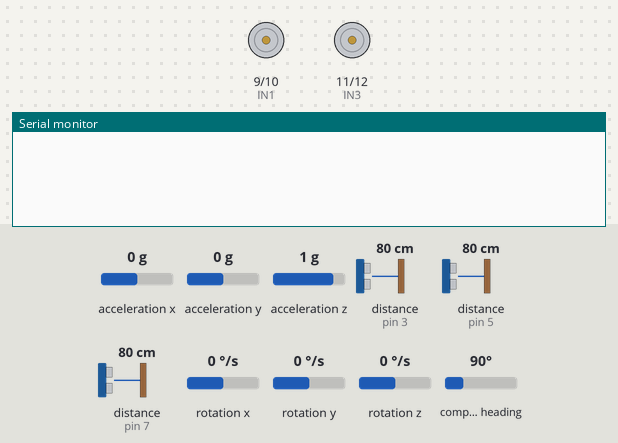
Recording of a sketch running on a simulated Arduino Uno, built with avr-gcc and run on an emulated ATmega328P. Shown: motor-driver pin pairs drawn as motors (green arrow = first pin HIGH = forward, orange = second pin HIGH = backward, longer = more drive, scaled by the enable pin), the last lines printed to the serial monitor. The inputs (shaded band) are chosen by the test bench; at power-on: compass heading 90°, acceleration x 0 g, acceleration y 0 g, acceleration z 1 g, distance to the obstacle (sensors on pin 3, pin 5, pin 7) 80 cm, rotation x 0 °/s, rotation y 0 °/s, rotation z 0 °/s. The echo pulse lasts 58.3 µs per cm.

Above: at 0.01 s.
1.3 s: compass heading set to 86°
At 2.3 s:
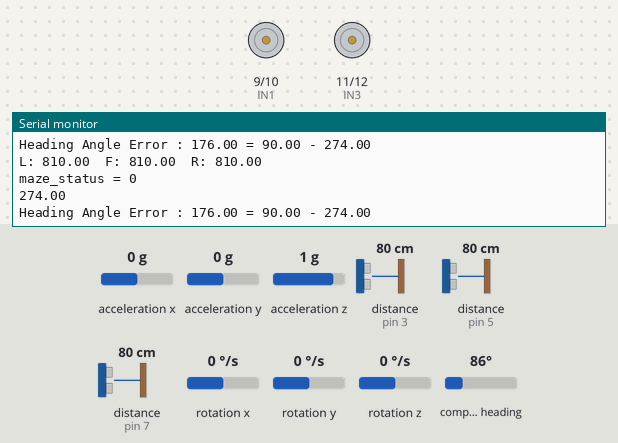
2.8 s: compass heading set to 269°
At 3.5 s:
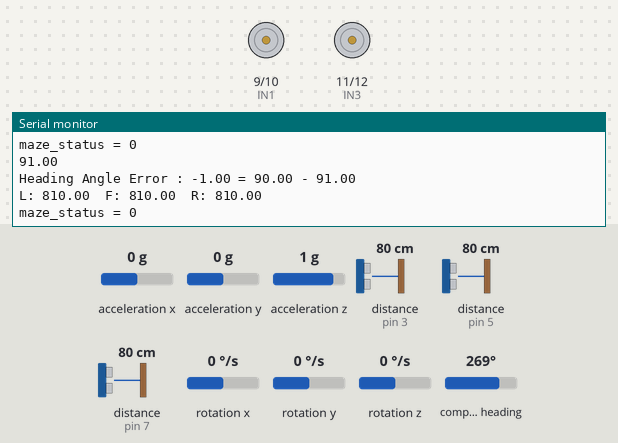
13.3 s: compass heading set to 253°
At 13.31 s:
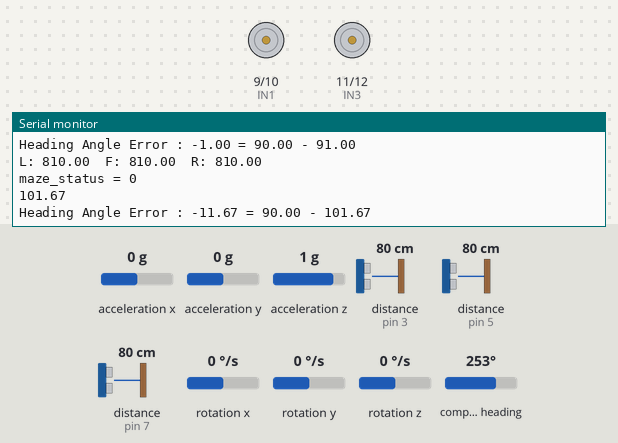
Timing chart, 0 to 15.8 s (numbered marks = the images above; inputs shaded):
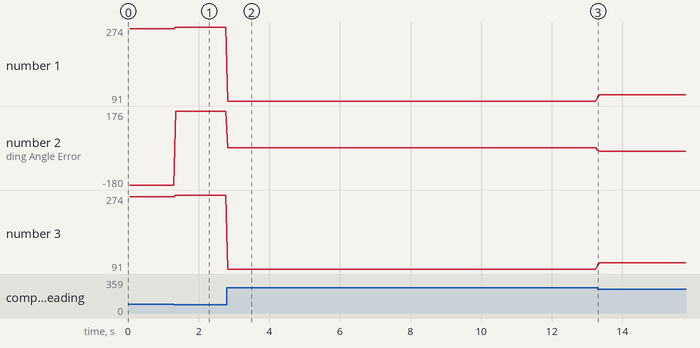

The sketch:

maze_imu1.ino
```cpp
//////////////////////// IMU /////////////////////////
#include <Wire.h>
#include <LSM303.h>

#define THRESHOLD_ANGLE 10
LSM303 compass;

float heading_angle = 0.0;
float init_heading_angle = 0.0; // 초기 방향
float target_heading_angle = 90;
float heading_angle_error = 0.0;  //  error 값

//////////////////////// sonar ///////////////////////
#include <NewPing.h>

#define SONAR_NUM 3      // Number of sensors.
#define MAX_DISTANCE 150 // Maximum distance (in cm) to ping.
#define WALL_GAP_DISTANCE 400 // mm
#define WALL_GAP_DISTANCE_HALF 200 // mm
#define MOTOR_PWM_OFFSET 10
#define MOTOR_SPEED 80

#define Front 0
#define Left  1
#define Right 2

#define TRIG1 2  //  1번 초음파 센서 Trig 핀 번호
#define ECHO1 3  //  1번 초음파 센서 Echo 핀 번호

#define TRIG2 4  //  2번 초음파 센서 Trig 핀 번호
#define ECHO2 5  //  2번 초음파 센서 Echo 핀 번호

#define TRIG3 6  //  3번 초음파 센서 Trig 핀 번호
#define ECHO3 7  //  3번 초음파 센서 Echo 핀 번호

NewPing sonar[SONAR_NUM] = {   // Sensor object array.
  NewPing(TRIG1, ECHO1, MAX_DISTANCE), // Each sensor's trigger pin, echo pin, and max distance to ping.
  NewPing(TRIG2, ECHO2, MAX_DISTANCE),
  NewPing(TRIG3, ECHO3, MAX_DISTANCE)
};

float front_sonar, left_sonar, right_sonar = 0.0;

///////////////L298/////////////////
#define ENA 8
#define IN1 9
#define IN2 10
#define IN3 11
#define IN4 12
#define ENB 13

////////////////////// Maze Status ////////////////////
int maze_status = 0;


void setup() {
  pinMode(ENA, OUTPUT);
  pinMode(IN1, OUTPUT);
  pinMode(IN2, OUTPUT);

  pinMode(IN3, OUTPUT);
  pinMode(IN4, OUTPUT);
  pinMode(ENB, OUTPUT);

  Serial.begin(115200); // 통신 속도를 115200으로 정의

  Wire.begin(); // IMU initiallize
  compass.init();
  compass.enableDefault();

  /*
  Calibration values; the default values of +/-32767 for each axis
  lead to an assumed magnetometer bias of 0. Use the Calibrate example
  program to determine appropriate values for your particular unit.
  */
  compass.m_min = (LSM303::vector<int16_t>){-32767, -32767, -32767};
  compass.m_max = (LSM303::vector<int16_t>){+32767, +32767, +32767};
}
void motor_R_control(int motor_speed_r) {  //모터 A의 방향(direction)과 속도(speed)제어

  if (motor_speed_r >= 0) {
    digitalWrite(IN1, LOW);  // 모터의 방향 제어
    digitalWrite(IN2, HIGH);
    if(motor_speed_r >= 255){
      motor_speed_r = 255;
    }
    analogWrite(ENA, motor_speed_r);  // 모터의 속도 제어
  }

  else {
    digitalWrite(IN1, HIGH);
    digitalWrite(IN2, LOW);
    if(motor_speed_r <= -255){
      motor_speed_r = -255;
    }
    analogWrite(ENA, -motor_speed_r);
  }

}
void motor_L_control(int motor_speed_l) {  //모터 B의 방향(direction)과 속도(speed)제어

  if (motor_speed_l >= 0) {
    digitalWrite(IN3, LOW);   // 모터의 방향 제어
    digitalWrite(IN4, HIGH);
    if(motor_speed_l >= 255){
      motor_speed_l = 255;
    }
    analogWrite(ENB, motor_speed_l);  // 모터의 속도 제어
  }

  else {
    digitalWrite(IN3, HIGH);
    digitalWrite(IN4, LOW);
    if(motor_speed_l <= -255){
      motor_speed_l = -255;
    }
    analogWrite(ENB, -motor_speed_l);
  }
}

void check_maze_status(void) {
  if ((left_sonar >= 0) && (left_sonar <= WALL_GAP_DISTANCE_HALF) && (right_sonar >= 0) && (right_sonar <= WALL_GAP_DISTANCE_HALF) && (front_sonar >= 0) && (front_sonar <= WALL_GAP_DISTANCE_HALF)) { // 세 면이 다 막힌 경우
    maze_status = 4;
    Serial.println("maze_status = 4");
  }
  else if ((left_sonar >= 0) && (left_sonar <= WALL_GAP_DISTANCE_HALF) && (right_sonar >= 0) && (right_sonar <= WALL_GAP_DISTANCE_HALF) && (front_sonar >= WALL_GAP_DISTANCE_HALF)) {
    maze_status = 1;
    Serial.println("maze_status = 1");
  }
  else if ((left_sonar >= 0) && (left_sonar <= WALL_GAP_DISTANCE_HALF) && (front_sonar >= 0) && (front_sonar <= WALL_GAP_DISTANCE_HALF)) {
    maze_status = 2;
    Serial.println("maze_status = 2");
  }
  else if ((right_sonar >= 0) && (right_sonar <= WALL_GAP_DISTANCE_HALF) && (front_sonar >= 0) && (front_sonar <= WALL_GAP_DISTANCE_HALF)) {
    maze_status = 3;
    Serial.println("maze_status = 3");
  }
  else {
    maze_status = 0;
    Serial.println("maze_status = 0");
  }
}
// 먼저 left_pwm = 0; right_pwm = 100; 으로 해서 왼쪽 오른쪽 방향 찾기

void wall_collision_avoid (int base_speed) {
  float error = 0.0;    // 스티어 민감도 함수 초기화
  float Kp = 0.3;       // 모터 속도 민감도

  int pwm_control = 0;  // PWM 제어 초기화
  int right_pwm = 0;    // 오른쪽 모터 속도 초기화
  int left_pwm = 0;     // 왼쪽 모터 속도 초기화

  error = (right_sonar - left_sonar); // 벽면 간의 거리
  error = Kp * error;   // 스티어 양 조절

  if (error >= 40) error = 40;  // 과도한 스티어링 방지
  if (error <= -40) error = -40;

  right_pwm = MOTOR_SPEED - error;  // 오른쪽 바퀴 회전수 조절
  left_pwm = MOTOR_SPEED + error;   // 왼쪽 바퀴 회전수 조절

  if (right_pwm <= 0) right_pwm = 0;
  if (left_pwm <= 0) left_pwm = 0;

  if (right_pwm >= 255) right_pwm = 255;
  if (left_pwm >= 255) left_pwm = 255;
}

void imu_rotation(void){
  compass.read();
  float heading1 = compass.heading();
  compass.read();
  float heading2 = compass.heading();
  compass.read();
  float heading3 = compass.heading();
  float heading = (heading1+heading2+heading3)/3;

  heading = 360 - heading;  // 회전 좌표계를 반시계 방향으로 전환

  Serial.println(heading);

  heading_angle_error = target_heading_angle - heading;

  if (heading_angle_error > 180){
    heading_angle_error = heading_angle_error - 360;
  }
  else if(heading_angle_error < -180){
    heading_angle_error = heading_angle_error + 360;
  }
  else{

  }
  Serial.print("Heading Angle Error : ");
  Serial.print(heading_angle_error);  // heading angle error 표시
  Serial.print(" = ");
  Serial.print(target_heading_angle);
  Serial.print(" - ");
  Serial.println(heading); // headning_angle 표시

  if(heading_angle_error > THRESHOLD_ANGLE){  // 반시계 방향으로 회전
    motor_L_control(-80);
    motor_R_control(80);
  }
  else if((heading_angle_error >= -THRESHOLD_ANGLE) && (heading_angle_error <= THRESHOLD_ANGLE)){ // 정지
    motor_L_control(0);
    motor_R_control(0);
  }
  else{ // heading_angle_error < -THRESHOLD_ANGLE // 시계방향으로 회전
    motor_L_control(80);
    motor_R_control(-80);
  }
}

void loop() {
  float front_sonar1 = sonar[Front].ping_cm() * 10; // 전방 센서 측정
  float left_sonar1 = sonar[Left].ping_cm() * 10;  // 좌측 센서 측정
  float right_sonar1 = sonar[Right].ping_cm() * 10; // 우측 센서 측정

  float front_sonar2 = sonar[Front].ping_cm() * 10; // 전방 센서 측정
  float left_sonar2 = sonar[Left].ping_cm() * 10;  // 좌측 센서 측정
  float right_sonar2 = sonar[Right].ping_cm() * 10; // 우측 센서 측정

  float front_sonar3 = sonar[Front].ping_cm() * 10; // 전방 센서 측정
  float left_sonar3 = sonar[Left].ping_cm() * 10;  // 좌측 센서 측정
  float right_sonar3 = sonar[Right].ping_cm() * 10; // 우측 센서 측정

  front_sonar = (front_sonar1+front_sonar2+front_sonar3)/3;
  left_sonar = (left_sonar1+left_sonar2+left_sonar3)/3;
  right_sonar = (right_sonar1+right_sonar2+right_sonar3)/3;

  if (front_sonar == 0.0)  front_sonar = MAX_DISTANCE;
  if (left_sonar == 0.0)  left_sonar = MAX_DISTANCE;
  if (right_sonar == 0.0)  right_sonar = MAX_DISTANCE;

  Serial.print("L: "); Serial.print(left_sonar);   Serial.print("  ");
  Serial.print("F: "); Serial.print(front_sonar);  Serial.print("  ");
  Serial.print("R: "); Serial.println(right_sonar);


  check_maze_status();
  imu_rotation();
}
```

Measured:
- the behaviour switches between 90 and 89° on compass heading (found by bisection; images 0 and 1)
- the behaviour switches between 260 and 259° on compass heading (found by bisection; images 2 and 3)
- after the input at 1.3 s, the serial monitor: prints a new line after 0.05 s (image 1)
- after the input at 2.8 s, the serial monitor: prints a new line at once (image 2)
- after the input at 13.3 s, the serial monitor: prints a new line at once (image 3)
- plotted number 1: 270 → 274 after the input at 1.3 s, 274 → 91 after the input at 2.8 s, 91 → 107 after the input at 13.3 s
- plotted number 2: -180 → 176 after the input at 1.3 s, 176 → -1 after the input at 2.8 s, -1 → -17 after the input at 13.3 s
- plotted number 3: 270 → 274 after the input at 1.3 s, 274 → 91 after the input at 2.8 s, 91 → 107 after the input at 13.3 s
